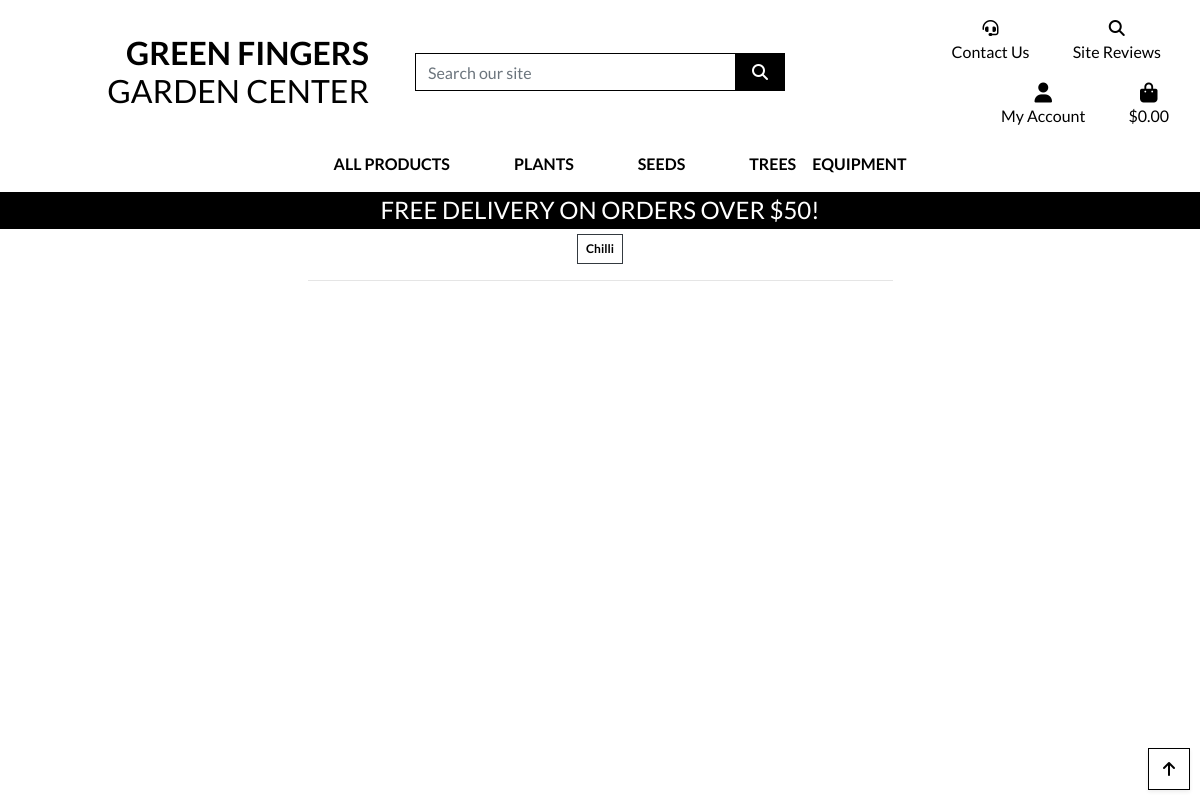
Before: /products/?category=chilli with the older database file.
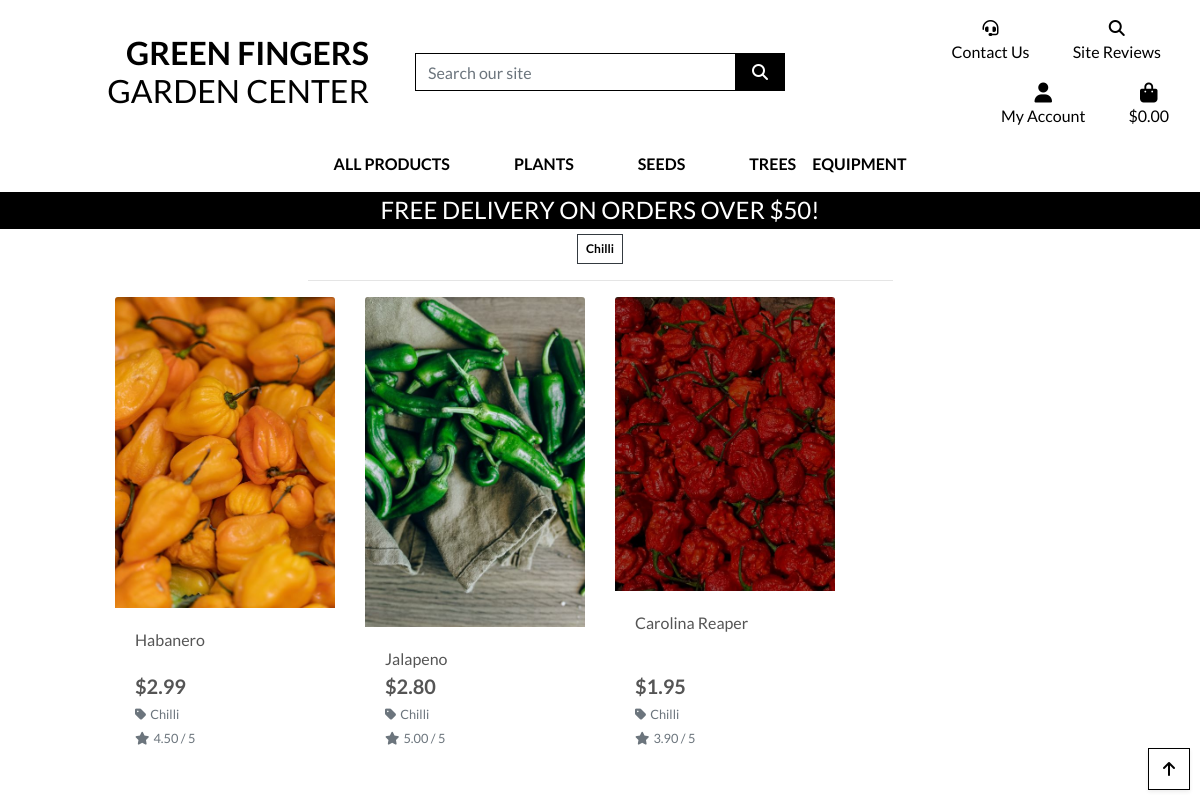
After: the same page with the newer database file.
### products/models.py (models this page shows, shortened)
class Category(models.Model):
    class Meta:
        verbose_name_plural = "Categories"
    name = models.CharField(max_length=254)
    friendly_name = models.CharField(max_length=254, null=True, blank=True)

class Product(models.Model):
    category = models.ForeignKey(
        "Category", null=True, blank=True, on_delete=models.SET_NULL
    )
    sku = models.CharField(max_length=254, null=True, blank=True)
    name = models.CharField(max_length=254)
    description = models.TextField()
    instructions = models.TextField()
    price = models.DecimalField(max_digits=6, decimal_places=2)
    rating = models.DecimalField(max_digits=6, decimal_places=2, null=True, blank=True)
    image_url = models.URLField(max_length=1024, null=True, blank=True)
    image = models.ImageField(upload_to="media/", null=True, blank=True)

### products/views.py (the view, shortened to what this page needs)
# urls.py: path("", views.all_products, name="products"),
def all_products(request):
    products = Product.objects.all()
    query = None
    categories = None
    sort = None
    direction = None
    if request.GET:
        if "category" in request.GET:
            categories = request.GET["category"].split(",")
            products = products.filter(category__name__in=categories)
            categories = Category.objects.filter(name__in=categories)
    current_sorting = f"{sort}_{direction}"
    context = {
        "products": products,
        "search_term": query,
        "current_categories": categories,
        "current_sorting": current_sorting,
    }
    return render(request, "products/products.html", context)

### bag/contexts.py (called while the page is built, shortened)
def bag_contents(request):
    bag_items = []  # empty list for bag items to populate
    total = 0
    product_count = 0
    bag = request.session.get("bag", {})
    if total < settings.FREE_DELIVERY_THRESHOLD:
        delivery = total * Decimal(settings.STANDARD_DELIVERY_PERCENTAGE / 100)
        free_delivery_delta = settings.FREE_DELIVERY_THRESHOLD - total
    else:
        delivery = 0
        free_delivery_delta = 0
    grand_total = delivery + total
    context = {
        "bag_items": bag_items,
        "total": total,
        "product_count": product_count,
        "delivery": delivery,
        "free_delivery_delta": free_delivery_delta,
        "free_delivery_threshold": settings.FREE_DELIVERY_THRESHOLD,
        "grand_total": grand_total,
    }
    return context

### products/templates/products/products.html (shortened to what this page needs)
{% extends "base.html" %}
{% load static %}
{% block page_header %}
<div class="container header-container">
</div>
{% endblock %}
{% block content %}
<div class="overlay"></div>
<div class="container-fluid">
    <div class="row">
        <div class="col text-center mt-3">
            <h2 class="logo-font">Products</h2>
            {% for c in current_categories %}
            <a class="category-badge text-decoration-none" href="{% url 'products' %}?category={{ c.name }}">
                <span class="p-2 mt-2 badge badge-white text-black rounded-0 border border-dark">{{ c.friendly_name }}
                </span>
            </a>
            {% endfor %}
            <hr class="w-50 mb-1">
        </div>
    </div>
    <div class="row">
        <div class="product-container col-10 offset-1">
            <div class="row">
                {% for product in products %}
                <div class="col-sm-6 col-md-6 col-lg-4 col-xl-3">
                    <div class="card h-100 border-0">
                        {% if product.image %}
                        <a href="{% url 'product_detail' product.id %}">
                            <img class="card-img-top img-fluid" src="{{ product.image.url }}" alt="{{ product.name }}">
                        </a>
                        {% else %}
                        <a href="{ url 'product_detail' product.id %}">
                            <img class="card-img-top img-fluid" src="{{ MEDIA_URL }}noimage.png"
                                alt="{{ product.name }}">
                        </a>
                        {% endif %}
                        <div class="card-body pb-0">
                            <p class="mb-0">{{ product.name }}</p>
                        </div>
                        <div class="card-footer bg-white pt-0 border-0 text-left">
                            <div class="row">
                                <div class="col">
                                    <p class="lead mb-0 text-left font-weight-bold">${{ product.price }}</p>
                                    {% if product.category %}
                                    <p class="small mt-1 mb-0">
                                        <a class="text-muted"
                                            href="{% url 'products' %}?category={{ product.category.name }}">
                                            <i class="fas fa-tag mr-1"></i>{{ product.category.friendly_name }}
                                        </a>
                                    </p>
                                    {% endif %}
                                    {% if product.rating %}
                                    <small class="text-muted"><i class="fas fa-star mr-1"></i>{{ product.rating }} /
                                        5</small>
                                    {% else %}
                                    <small class="text-muted">No Rating</small>
                                    {% endif %}
                                </div>
                            </div>
                        </div>
                    </div>
                </div>
                {% endfor %}
            </div>
        </div>
    </div>
</div>
<div class="btt-button shadow-sm rounded-0 border border-black">
    <a class="btt-link d-flex h-100">
        <i class="fas fa-arrow-up text-black mx-auto my-auto"></i>
    </a>
</div>
{% endblock %}

### templates/base.html (shortened to what this page needs)
{% load static %}
<!doctype html>
<html lang="en">
<head>
    {% block corecss %}
    <link rel="stylesheet" href="https://stackpath.bootstrapcdn.com/bootstrap/4.4.1/css/bootstrap.min.css"
>
    <link rel="stylesheet" href="{% static 'css/base.css' %}">
    {% endblock %}
</head>
<body>
    <header class="container-fluid fixed-top">
        <div id="topnav" class="row bg-white pt-lg-2 d-none d-lg-flex">
            <div class="col-12 col-lg-4 my-auto py-1 py-lg-0 text-center text-lg-right">
                <a href="{% url 'home' %}" class="nav-link main-logo-link">
                    <h2 class="logo-font text-black my-0"><strong>Green Fingers</strong> Garden Center</h2>
                </a>
            </div>
            <div class="col-12 col-lg-4 my-auto py-1 py-lg-0">
                <form method="GET" action="{% url 'products' %}">
                    <div class="input-group w-100">
                        <input class="form-control border border-black rounded-0" type="text" name="q"
                            placeholder="Search our site">
                        <div class="input-group-append">
                            <button class="form-control btn btn-black border border-black rounded-0" type="submit">
                                <span class="icon">
                                    <i class="fas fa-search"></i>
                                </span>
                            </button>
                        </div>
                    </div>
                </form>
            </div>
            <div class="col-12 col-lg-4 my-auto py-1 py-lg-0">
                <ul class="list-inline list-unstyled text-center text-lg-right my-0">
                    <li class="list-inline-item dropdown">
                        <a class="text-black nav-link " href="#" id="user-contact" data-toggle="dropdown"
                            aria-haspopup="true" aria-expanded="false">
                            <div class="text-center">
                                <div><i class="fa-solid fa-headset"></i></div>
                                <p class="my-0">Contact Us</p>
                            </div>
                        </a>
                    </li>
                    <li class="list-inline-item dropdown">
                        <a class="text-black nav-link " href="#" id="user-reviews" data-toggle="dropdown"
                            aria-haspopup="true" aria-expanded="false">
                            <div class="text-center">
                                <div><i class="fa-solid fa-magnifying-glass"></i></div>
                                <p class="my-0">Site Reviews</p>
                            </div>
                        </a>
                    </li>
                    <li class="list-inline-item dropdown">
                        <a class="text-black nav-link" href="#" id="user-options" data-toggle="dropdown"
                            aria-haspopup="true" aria-expanded="false">
                            <div class="text-center">
                                <div><i class="fas fa-user fa-lg"></i></div>
                                <p class="my-0">My Account</p>
                            </div>
                        </a>
                    </li>
                    <li class="list-inline-item">
                        <a class="{% if grand_total %}text-info font-weight-bold{% else %}text-black{% endif %} nav-link"
                            href="{% url 'view_bag' %}">
                            <div class="text-center">
                                <div><i class="fas fa-shopping-bag fa-lg"></i></div>
                                <p class="my-0">
                                    {% if grand_total %}
                                    ${{ grand_total|floatformat:2 }}
                                    {% else %}
                                    $0.00
                                    {% endif %}
                                </p>
                            </div>
                        </a>
                    </li>
                </ul>
            </div>
        </div>
        <div class="row bg-white">
            <nav class="navbar navbar-expand-lg navbar-light w-100">
                {% include 'includes/main-nav.html' %}
            </nav>
        </div>
        <div id="delivery-banner" class="row text-center">
            <div class="col bg-black text-white">
                <h4 class="logo-font my-1">Free delivery on orders over ${{ free_delivery_threshold }}!</h4>
            </div>
        </div>
    </header>
    {% block page_header %}
    {% endblock %}
    {% block content %}
    {% endblock %}
</body>
</html>

### templates/includes/main-nav.html (shortened to what this page needs)
<div class="collapse navbar-collapse" id="main-nav">
    <ul class="navbar-nav w-auto mx-auto">
        <li class="nav-item dropdown">
            <a class="logo-font font-weight-bold nav-link text-black mr-5" href="#" id="all-products-link"
                data-toggle="dropdown" aria-haspopup="true" aria-expanded="false">
                All Products
            </a>
        </li>
        <li class="nav-item dropdown">
            <a class="logo-font font-weight-bold nav-link text-black mr-5" href="#" id="plant-link"
                data-toggle="dropdown" aria-haspopup="true" aria-expanded="false">
                Plants
            </a>
        </li>
        <li class="nav-item dropdown">
            <a class="logo-font font-weight-bold nav-link text-black mr-5" href="#" id="seeds-link"
                data-toggle="dropdown" aria-haspopup="true" aria-expanded="false">
                Seeds
            </a>
        </li>
        <li class="nav-item dropdown">
            <a class="logo-font font-weight-bold nav-link text-black" href="#" id="trees-link" data-toggle="dropdown"
                aria-haspopup="true" aria-expanded="false">
                Trees
            </a>
        </li>
        <li class="nav-item dropdown">
            <a class="logo-font font-weight-bold nav-link text-black" href="#" id="equipment-link"
                data-toggle="dropdown" aria-haspopup="true" aria-expanded="false">
                Equipment
            </a>
        </li>
    </ul>
</div>

### static/css/base.css (style rules this page uses)
html { height: 100%; }
body { background: url('/media/background_image.jpg') no-repeat center center fixed; background-size: cover; height: calc(100vh - 164px); color: #555; font-family: 'Lato'; }
.icon { align-items: center; display: inline-flex; justify-content: center; height: 1.5rem; width: 1.5rem; }
.logo-font { text-transform: uppercase; }
.main-logo-link { width: fit-content; }
.btn-black { background: black; color: white; }
.text-black { color: #000 !important; }
.border-black { border: 1px solid black !important; }
.bg-black { background: #000 !important; }
.overlay { height: 100%; width: 100%; top: 0; left: 0; position: fixed; background: white; z-index: -1; }
.btt-button { height: 42px; width: 42px; position: fixed; bottom: 10px; right: 10px; }
.btt-link { cursor: pointer; }
@media (min-width: 1200px) { .container { max-width: 80%; } }
@media (min-width: 992px) { .header-container { padding-top: 164px; } }

Changed rows visible on the page:
added Product: image (picture), name "Habanero", price "2.99", category.friendly_name "Chilli", rating "4.50"
added Product: image (picture), name "Jalapeno", price "2.80", category.friendly_name "Chilli", rating "5.00"
added Product: image (picture), name "Carolina Reaper", price "1.95", category.friendly_name "Chilli", rating "3.90"
